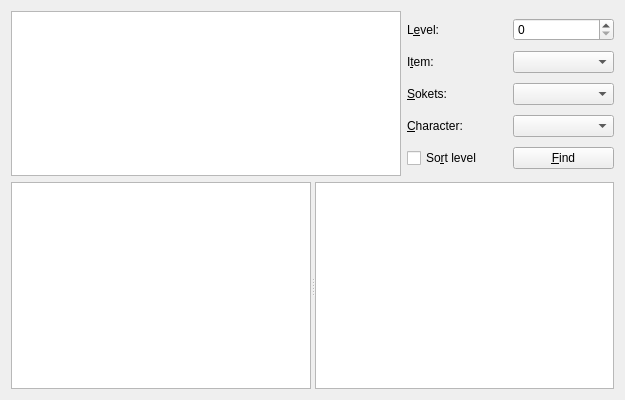
<?xml version="1.0" encoding="UTF-8"?>
<ui version="4.0">
 <class>Widget</class>
 <widget class="QWidget" name="Widget">
  <property name="geometry">
   <rect>
    <x>0</x>
    <y>0</y>
    <width>625</width>
    <height>400</height>
   </rect>
  </property>
  <property name="windowTitle">
   <string>ZyElRunes</string>
  </property>
  <layout class="QVBoxLayout" name="verticalLayout">
   <item>
    <layout class="QHBoxLayout" name="topHorizontalLayout">
     <item>
      <widget class="QListWidget" name="runesWidget">
       <property name="minimumSize">
        <size>
         <width>390</width>
         <height>165</height>
        </size>
       </property>
       <property name="maximumSize">
        <size>
         <width>390</width>
         <height>165</height>
        </size>
       </property>
       <property name="selectionMode">
        <enum>QAbstractItemView::ExtendedSelection</enum>
       </property>
       <property name="viewMode">
        <enum>QListView::IconMode</enum>
       </property>
      </widget>
     </item>
     <item>
      <layout class="QGridLayout" name="gridLayout">
       <property name="horizontalSpacing">
        <number>5</number>
       </property>
       <property name="verticalSpacing">
        <number>3</number>
       </property>
       <item row="0" column="0">
        <widget class="QLabel" name="levelLabel">
         <property name="text">
          <string>L&amp;evel:</string>
         </property>
         <property name="buddy">
          <cstring>levelBox</cstring>
         </property>
        </widget>
       </item>
       <item row="1" column="0">
        <widget class="QLabel" name="item">
         <property name="text">
          <string>I&amp;tem:</string>
         </property>
         <property name="buddy">
          <cstring>itemBox</cstring>
         </property>
        </widget>
       </item>
       <item row="2" column="0">
        <widget class="QLabel" name="soketLabel">
         <property name="text">
          <string>&amp;Sokets:</string>
         </property>
         <property name="buddy">
          <cstring>soketBox</cstring>
         </property>
        </widget>
       </item>
       <item row="4" column="1">
        <widget class="QPushButton" name="findButton">
         <property name="text">
          <string>&amp;Find</string>
         </property>
        </widget>
       </item>
       <item row="2" column="1">
        <widget class="QComboBox" name="soketBox">
         <property name="maxCount">
          <number>7</number>
         </property>
         <item>
          <property name="text">
           <string/>
          </property>
         </item>
         <item>
          <property name="text">
           <string>2</string>
          </property>
         </item>
         <item>
          <property name="text">
           <string>3</string>
          </property>
         </item>
         <item>
          <property name="text">
           <string>4</string>
          </property>
         </item>
         <item>
          <property name="text">
           <string>5</string>
          </property>
         </item>
         <item>
          <property name="text">
           <string>6</string>
          </property>
         </item>
        </widget>
       </item>
       <item row="0" column="1">
        <widget class="QSpinBox" name="levelBox">
         <property name="maximum">
          <number>9999</number>
         </property>
        </widget>
       </item>
       <item row="3" column="0">
        <widget class="QLabel" name="charLabel">
         <property name="text">
          <string>&amp;Character:</string>
         </property>
         <property name="buddy">
          <cstring>charBox</cstring>
         </property>
        </widget>
       </item>
       <item row="3" column="1">
        <widget class="QComboBox" name="charBox"/>
       </item>
       <item row="1" column="1">
        <widget class="QComboBox" name="itemBox"/>
       </item>
       <item row="4" column="0">
        <widget class="QCheckBox" name="sortBox">
         <property name="text">
          <string>So&amp;rt level</string>
         </property>
        </widget>
       </item>
      </layout>
     </item>
    </layout>
   </item>
   <item>
    <widget class="QSplitter" name="splitter">
     <property name="orientation">
      <enum>Qt::Horizontal</enum>
     </property>
     <widget class="QTableView" name="runewordsTableView"/>
     <widget class="QTextBrowser" name="textBrowser">
      <property name="sizePolicy">
       <sizepolicy hsizetype="Minimum" vsizetype="Expanding">
        <horstretch>0</horstretch>
        <verstretch>0</verstretch>
       </sizepolicy>
      </property>
      <property name="maximumSize">
       <size>
        <width>331</width>
        <height>16777215</height>
       </size>
      </property>
     </widget>
    </widget>
   </item>
  </layout>
 </widget>
 <layoutdefault spacing="6" margin="11"/>
 <tabstops>
  <tabstop>runesWidget</tabstop>
  <tabstop>levelBox</tabstop>
  <tabstop>itemBox</tabstop>
  <tabstop>soketBox</tabstop>
  <tabstop>charBox</tabstop>
  <tabstop>findButton</tabstop>
  <tabstop>runewordsTableView</tabstop>
  <tabstop>textBrowser</tabstop>
 </tabstops>
 <resources/>
 <connections>
  <connection>
   <sender>findButton</sender>
   <signal>clicked()</signal>
   <receiver>Widget</receiver>
   <slot>mySlot()</slot>
   <hints>
    <hint type="sourcelabel">
     <x>653</x>
     <y>201</y>
    </hint>
    <hint type="destinationlabel">
     <x>799</x>
     <y>276</y>
    </hint>
   </hints>
  </connection>
 </connections>
 <slots>
  <slot>mySlot()</slot>
 </slots>
</ui>
